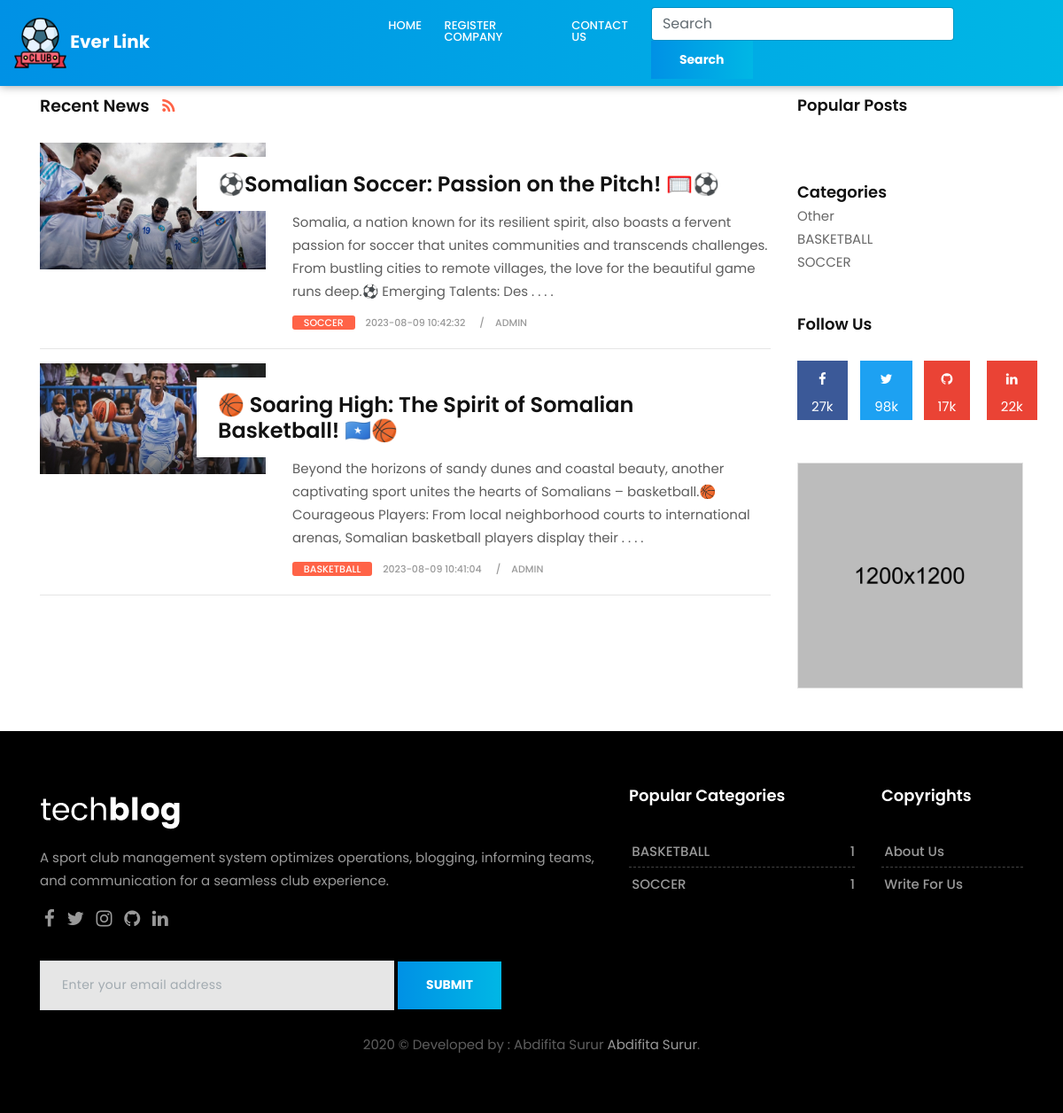
The page / on the database its author committed.
### tables this page shows
CREATE TABLE `site` (
  `id` int(2) NOT NULL,
  `logo` varchar(255) NOT NULL,
  `title` varchar(255) NOT NULL,
  `footer` varchar(255) NOT NULL,
  `postdisplay` int(5) NOT NULL
);

CREATE TABLE `blog` (
  `id` int(3) NOT NULL,
  `cat_id` int(3) NOT NULL,
  `title` varchar(255) NOT NULL,
  `content` text NOT NULL,
  `tag` text NOT NULL,
  `admin` varchar(100) NOT NULL,
  `status` tinyint(1) NOT NULL,
  `rate` tinyint(2) NOT NULL,
  `image` varchar(255) NOT NULL,
  `date` timestamp NOT NULL DEFAULT current_timestamp()
);

CREATE TABLE `categories` (
  `id` int(2) NOT NULL,
  `category_name` varchar(100) NOT NULL,
  `status` tinyint(2) NOT NULL,
  `create_time` timestamp NOT NULL DEFAULT current_timestamp(),
  `admin_name` varchar(70) NOT NULL
);

CREATE TABLE `social_links` (
  `id` int(2) NOT NULL,
  `facebook` varchar(255) NOT NULL,
  `twitter` varchar(255) NOT NULL,
  `instagram` varchar(255) NOT NULL,
  `linkedin` varchar(255) NOT NULL,
  `github` varchar(255) NOT NULL,
  `footerlink` varchar(255) NOT NULL,
  `footertxt` varchar(255) NOT NULL
);

### app/classes/Database.php (called while the page is built, shortened)
<?php
class Database
{
    public static function db()
    {
        $link = mysqli_connect('localhost:3306','root','','blog_oop');
        return $link;
    }
}

### app/classes/Site.php (called while the page is built, shortened)
<?php
class Site
{
    public  static  function display(){
        $sql = "SELECT * FROM `site`";
        $result = mysqli_query(Database::db(),$sql);
        if($result){
            return $result;
        }else{
            return false;
        }
    }
    public  static  function displaySocialLink(){
        $sql = "SELECT * FROM `social_links`";
        $result = mysqli_query(Database::db(),$sql);
        if($result){
            return $result;
        }else{
            return false;
        }
    }
}

### app/classes/post.php (called while the page is built, shortened)
<?php
class Post
{
    public  static  function pagination($sql){
        $result = mysqli_query(Database::db(),$sql);
        if($result){
            return $result;
        }else{
            return false;
        }
    }
}

### app/classes/Helper.php (called while the page is built, shortened)
<?php
class Helper
{
    public  static  function textShort($text,$limit = 400){
        $text = $text . " ";
        $text = substr($text,0,$limit);
        $text = $text . " . . . .";
        return $text;
    }
}

### app/classes/Category.php (called while the page is built, shortened)
<?php
class Category
{
    public static function showLimitCategory(){
        $sql = "SELECT * FROM `categories` ORDER BY id DESC LIMIT 1,5";
        $result = mysqli_query(Database::db(),$sql);
        if($result){
            return $result;
        }else{
            return false;
        }
    }
    public static function countCategoryPost($id){
        $sql = "SELECT * FROM blog WHERE cat_id = $id";
        $result = mysqli_query(Database::db(),$sql);
        if($result){
            $row = mysqli_num_rows($result);
            return $row;
        }else{
            return false;
        }
    }
    public  static  function activeCategories(){
        $sql = "SELECT * FROM `categories` WHERE `status` = 1 ORDER BY id DESC";
        $res = mysqli_query(Database::db(),$sql);
        if($res){
            return $res;
        }else{
            return false;
        }
    }
}

### index.php (the view, shortened to what this page needs)
<?php require_once 'header.php';
?>
    <div class="col-lg-9 col-md-12 col-sm-12 col-xs-12">
        <div class="page-wrapper">
            <div class="blog-top clearfix">
                <h4 class="pull-left">Recent News <a href="#"><i class="fa fa-rss"></i></a></h4>
            </div>
            <?php
            if(isset($_GET['catwisepost']) && isset($_GET['id'])){
                $id = $_GET['id'];
                $catWisepost = \App\classes\Post::categoryWisePost($id);
                if($catWisepost == false){
                    echo '<h1 class="text-center">Not Avilable  !!</h1>';
                }else{
                    while ($catWisepostRow = mysqli_fetch_assoc($catWisepost)) { ?>
                        <div class="blog-list clearfix">
                            <div class="blog-box row">
                                <div class="col-md-4">
                                    <div class="post-media">
                                        <a href="singlepage.php?id=<?= catWisepostRow['id'] ?>" title="">
                                            <img src="uploads/<?=$catWisepostRow['image'] ?>" alt="" class="img-fluid w-100">
                                            <div class="hovereffect"></div>
                                        </a>
                                    </div>
                                </div>
                                <div class="blog-meta big-meta col-md-8">
                                    <h4><a href="singlepage.php?id=<?= $catWisepostRow['id'] ?>" title=""><?= $catWisepostRow['title'] ?></a></h4>
                                    <p><?php
                                        $txt = $catWisepostRow['content'];
                                        echo   \App\classes\Helper::textShort("$txt",250);
                                        ?></p>
                                    <small class="firstsmall"><a class="bg-orange" href="singlepage.php?id=<?= $catWisepostRow['id'] ?>" title="Category"><?= $catWisepostRow['category_name'] ?></a></small>
                                    <small><a  title="Date and Time"><?= $catWisepostRow['date'] ?></a></small>
                                    <small><a  title="Author or Media"><?= $catWisepostRow['admin'] ?></a></small>
                                </div>
                            </div>
                        </div>
                        <hr>
                    <?php } }
            }
            else{
            ?>
            <?php
            $ob = new \App\classes\Site();
            $a = $ob->display();
            $siteData = mysqli_fetch_assoc($a);
            $skip = 0;
            $take = $siteData['postdisplay'];
            $sql = "SELECT blog.*, categories.category_name FROM blog INNER JOIN categories ON blog.cat_id = categories.id ORDER BY id DESC LIMIT $skip,$take ";
            $post = \App\classes\Post::pagination($sql);
            while ($row = mysqli_fetch_assoc($post)){
                ?>
                <div class="blog-list clearfix">
                    <div class="blog-box row">
                        <div class="col-md-4">
                            <div class="post-media">
                                <a href="singlepage.php?id=<?= $row['id'] ?>" title="">
                                    <img src="uploads/<?= $row['image'] ?>" alt="" class="img-fluid w-100">
                                    <div class="hovereffect"></div>
                                </a>
                            </div>
                        </div>
                        <div class="blog-meta big-meta col-md-8">
                            <h4><a href="singlepage.php?id=<?= $row['id'] ?>" title=""><?= $row['title'] ?></a></h4>
                            <p><?php
                                $txt = $row['content'];
                                echo   \App\classes\Helper::textShort("$txt",250);
                                ?></p>
                            <small class="firstsmall"><a class="bg-orange" href="singlepage.php?id=<?= $row['id'] ?>" title="Category"><?= $row['category_name'] ?></a></small>
                            <small><a  title="Date and Time"><?= $row['date'] ?></a></small>
                            <small><a  title="Author or Media"><?= $row['admin'] ?></a></small>
                        </div>
                    </div>
                </div>
                <hr>
            <?php } ?>
        </div>
        <div class="row text-center">
            <div class="col-md-12">
            </div>
            <?php } ?>
        </div>
    </div>
<?php
require_once 'sidebar.php';
?>
<?php
require_once 'footer.php';
?>

### header.php (shortened to what this page needs)
<?php
$ob = Site::display();
$siteData = mysqli_fetch_assoc($ob);
?>
<!DOCTYPE html>
<html lang="en">
<head>
    <link href="assets/css/bootstrap.css" rel="stylesheet">
    <link href="assets/css/font-awesome.min.css" rel="stylesheet">
    <link href="assets/style.css" rel="stylesheet">
    <link href="assets/css/responsive.css" rel="stylesheet">
    <link href="assets/css/colors.css" rel="stylesheet">
    <link href="assets/css/version/tech.css" rel="stylesheet">
</head>
<body>
    <div id="wrapper">
        <header class="tech-header header">
            <div class="container-fluid">
                <nav class="navbar navbar-toggleable-md navbar-inverse fixed-top bg-inverse">
                    <a class="navbar-brand" href="index.php"><img src="uploads/<?= $siteData['logo']?>" alt="" style="width: 15%; height: auto;"><strong> Ever Link</strong></a>
                    <div class="collapse navbar-collapse" id="navbarCollapse">
                        <ul class="navbar-nav mr-auto">
                            <li class="nav-item">
                                <a class="nav-link" href="index.php">Home</a>
                            </li>
                            <li class="nav-item">
                                <a class="nav-link" href="register.php">Register Company</a>
                            </li>
                            <li class="nav-item">
                                <a class="nav-link" href="contact.php">Contact Us </a>
                            </li>
                        </ul>
                        <ul class="navbar-nav mr-2">
                            <form class="form-inline" method="get">
                                <input class="form-control mr-sm-2" type="search" placeholder="Search  "
                                    aria-label="Search" name="search">
                                <input type="submit" class="btn btn-outline-success my-2 my-sm-0" value="Search"
                                    style="cursor: pointer;" name="search-btn">
                            </form>
                        </ul>
                    </div>
                </nav>
            </div>
        </header>
        <hr>
        <section class="section">
            <div class="container">
                <div class="row">

### sidebar.php (shortened to what this page needs)
<div class="col-lg-3 col-md-12 col-sm-12 col-xs-12">
    <div class="sidebar">
        <div class="widget">
            <h2 class="widget-title">Popular Posts</h2>
        </div>
        <div class="widget">
            <h2 class="widget-title" style="margin-bottom: 5px;">Categories</h2>
            <div class="blog-list-widget">
                <div class="list-group">
                    <?php
                    $categories = Category::activeCategories();
                    while ($row2 = mysqli_fetch_assoc($categories)){
                    ?>
                    <p style="margin-bottom: 0px;border-bottom: 1px solid #cc"><a href="index.php?id=<?= $row2['id']?>&catwisepost"><?= $row2['category_name'] ?></a></p>
                    <?php } ?>
                </div>
            </div>
        </div>
        <?php
        $ob = Site::displaySocialLink();
        $data = mysqli_fetch_assoc($ob);
        ?>
        <div class="widget">
            <h2 class="widget-title">Follow Us</h2>
            <div class="row text-center">
                <div class="col-lg-3 col-md-3 col-sm-3 col-xs-6">
                    <a href="<?= $data['facebook']?>" class="social-button facebook-button">
                        <i class="fa fa-facebook"></i>
                        <p>27k</p>
                    </a>
                </div>
                <div class="col-lg-3 col-md-3 col-sm-3 col-xs-6">
                    <a href="<?= $data['twitter']?>" class="social-button twitter-button">
                        <i class="fa fa-twitter"></i>
                        <p>98k</p>
                    </a>
                </div>
                <div class="col-lg-3 col-md-3 col-sm-3 col-xs-6">
                    <a href="<?= $data['github']?>" class="social-button google-button">
                        <i class="fa fa-github"></i>
                        <p>17k</p>
                    </a>
                </div>
                <div class="col-lg-3 col-md-3 col-sm-3 col-xs-6">
                    <a href="<?= $data['linkedin']?>" class="social-button google-button">
                        <i class="fa fa-linkedin"></i>
                        <p>22k</p>
                    </a>
                </div>
            </div>
        </div>
        <div class="widget">
            <div class="banner-spot clearfix">
                <div class="banner-img">
                    <img src="upload/banner_03.jpg" alt="" class="img-fluid">
                </div>
            </div>
        </div>
    </div>
</div>

### footer.php (shortened to what this page needs)
</div>
</div>
</section>
<?php
$ob = Site::displaySocialLink();
$data = mysqli_fetch_assoc($ob);
?>
<footer class="footer">
    <div class="container">
        <div class="row">
            <div class="col-lg-7">
                <div class="widget">
                    <div class="footer-text text-left">
                        <a href="index.html"><img src="images/version/tech-footer-logo.png" alt="" class="img-fluid"></a>
                        <p>A sport club management system optimizes operations, blogging, informing teams, and communication for a seamless club experience.</p>
                        <div class="social">
                            <a href="<?= $data['facebook']?>" data-toggle="tooltip" data-placement="bottom" title="Facebook"><i class="fa fa-facebook"></i></a>
                            <a href="<?= $data['twitter']?>" data-toggle="tooltip" data-placement="bottom" title="Twitter"><i class="fa fa-twitter"></i></a>
                            <a href="<?= $data['instagram']?>" data-toggle="tooltip" data-placement="bottom" title="Instagram"><i class="fa fa-instagram"></i></a>
                            <a href="<?= $data['github']?>" data-toggle="tooltip" data-placement="bottom" title="Github"><i class="fa fa-github"></i></a>
                            <a href="<?= $data['linkedin']?>" data-toggle="tooltip" data-placement="bottom" title="Linkedin"><i class="fa fa-linkedin"></i></a>
                        </div>
                        <div class="newsletter-widget text-left">
                            <form class="form-inline">
                                <input type="text" class="form-control" placeholder="Enter your email address">
                                <button type="submit" class="btn btn-primary">SUBMIT</button>
                            </form>
                        </div>
                    </div>
                </div>
            </div>
            <div class="col-lg-3 col-md-12 col-sm-12 col-xs-12">
                <div class="widget">
                    <h2 class="widget-title">Popular Categories</h2>
                    <div class="link-widget">
                        <ul>
                            <?php
                            $popu = Category::showLimitCategory();
                            while ($cat = mysqli_fetch_assoc($popu)){
                                ?>
                                <li><a href="index.php?id=<?= $cat['id']?>&catwisepost"><?= $cat['category_name'] ?> <span><?php echo Category::countCategoryPost($cat['id']);?></span></a></li>
                            <?php } ?>
                        </ul>
                    </div>
                </div>
            </div>
            <div class="col-lg-2 col-md-12 col-sm-12 col-xs-12">
                <div class="widget">
                    <h2 class="widget-title">Copyrights</h2>
                    <div class="link-widget">
                        <ul>
                            <li><a href="#">About us</a></li>
                            <li><a href="#">Write for us</a></li>
                        </ul>
                    </div>
                </div>
            </div>
        </div>
        <div class="row" >
            <div class="col-md-12 text-center">
                <br>
                <div class="copyright"> <?= $siteData['footer']?> <a href="<?= $data['footerlink']?>"><?= $data['footertxt']?></a>.</div>
            </div>
        </div>
    </div>
</footer>
</div>
</body>
</html>

### rows shown on the page
site: logo (picture), footer "2020 © Developed by : Abdifita Surur"
blog: image (picture), title "⚽Somalian Soccer: Passion on the Pitch! 🥅⚽", content "Somalia, a nation known for its resilient spirit, also boasts a fervent passion for soccer that unites communities and transcends challenges. From bustling cities to remote villages, the love for the beautiful game runs deep.⚽ Emerging Talents: Des . . . .", categories.category_name "SOCCER", date "2023-08-09 10:42:32", admin "ADMIN"
blog: image (picture), title "🏀 Soaring High: The Spirit of Somalian Basketball! 🇸🇴🏀", content "Beyond the horizons of sandy dunes and coastal beauty, another captivating sport unites the hearts of Somalians – basketball.🏀 Courageous Players: From local neighborhood courts to international arenas, Somalian basketball players display their . . . .", categories.category_name "BASKETBALL", date "2023-08-09 10:41:04", admin "ADMIN"
categories: category_name "Other"
categories: category_name "BASKETBALL", id "1"
categories: category_name "SOCCER", id "1"
social_links: footertxt "Abdifita Surur"
